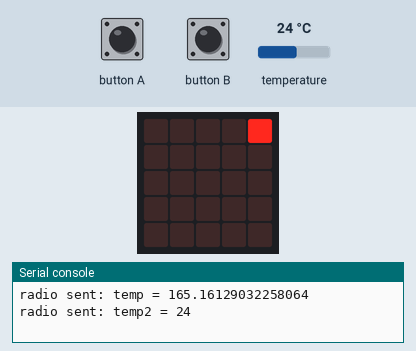
Bench run of a program on a simulated BBC micro:bit (MakeCode). Shown: the board's 5×5 LED display, the last lines printed to the serial console. The test bench sets the inputs (shaded band); at power-on: temperature 24 °C. No radio messages arrive unless stated (any console line starting 'radio sent:' is added by the test bench).

Above: at 0.6 s.
1.3 s: button B pressed for 0.15 s
At 1.8 s:
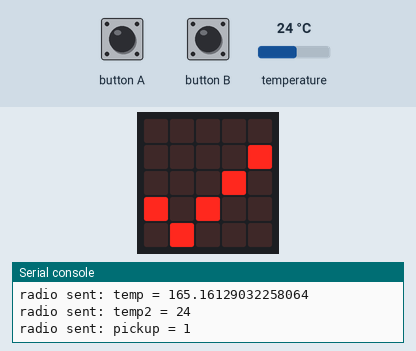
At 3.5 s:
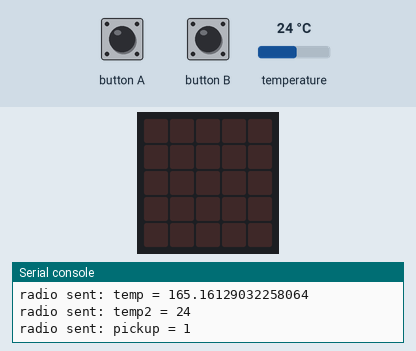
Timing chart, 0 to 5.0 s (numbered marks = the images above; inputs shaded):
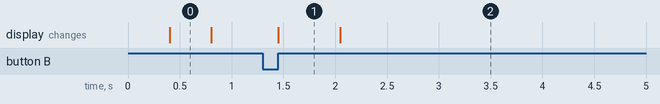

Measured:
- after the input at 1.3 s, the display: changes after 0.15 s (image 1)
- what the display in image 0 shows lasts 0.4 s, from 0.4 s to 0.8 s
- what the display in image 1 shows lasts 0.6 s, from 1.5 s to 2.1 s

The program:

main.ts
```typescript
// Envio manual de datos por si acaso
input.onButtonPressed(Button.A, function () {
    radio.sendValue("temp", pins.analogReadPin(AnalogPin.P0) * 330 / 1023)
    basic.showLeds(`
        . . # . .
        . . . . .
        . . . . .
        . . . . .
        . . . . .
        `)
    basic.clearScreen()
    radio.sendValue("temp2", input.temperature())
    basic.showLeds(`
        . . . . #
        . . . . .
        . . . . .
        . . . . .
        . . . . .
        `)
    basic.clearScreen()
})
radio.onReceivedString(function (receivedString) {
    if ("quiero" == receivedString) {
        radio.sendValue("temp", pins.analogReadPin(AnalogPin.P0) * 330 / 1023)
        basic.showLeds(`
            . . # . .
            . . . . .
            . . . . .
            . . . . .
            . . . . .
            `)
        basic.clearScreen()
        radio.sendValue("temp2", input.temperature())
        basic.showLeds(`
            . . . . #
            . . . . .
            . . . . .
            . . . . .
            . . . . .
            `)
        basic.clearScreen()
    }
})
// **Opcional**
// Envio de información/emegencia para la otra micro:bit
input.onButtonPressed(Button.B, function () {
    radio.sendValue("pickup", 1)
    basic.showIcon(IconNames.Yes)
    basic.clearScreen()
})
// Establece el mismo grupo en las dos micro:bit
radio.setGroup(67)
// Emite las temperaturas cada 10 segundos
loops.everyInterval(10000, function () {
    radio.sendValue("temp", pins.analogReadPin(AnalogPin.P0) * 330 / 1023)
    basic.showLeds(`
        . . # . .
        . . . . .
        . . . . .
        . . . . .
        . . . . .
        `)
    basic.clearScreen()
    radio.sendValue("temp2", input.temperature())
    basic.showLeds(`
        . . . . #
        . . . . .
        . . . . .
        . . . . .
        . . . . .
        `)
    basic.clearScreen()
})
```

test.ts
```typescript
// aquí va el archivo "tests"; esto no se compilará cuando este paquete se utilice como una extensión.
```
